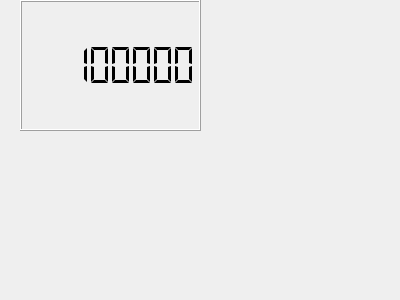
<?xml version="1.0" encoding="UTF-8"?>
<ui version="4.0">
 <class>Form</class>
 <widget class="QWidget" name="Form">
  <property name="geometry">
   <rect>
    <x>0</x>
    <y>0</y>
    <width>400</width>
    <height>300</height>
   </rect>
  </property>
  <property name="windowTitle">
   <string>Form</string>
  </property>
  <widget class="QLCDNumber" name="lcdNumber">
   <property name="geometry">
    <rect>
     <x>20</x>
     <y>0</y>
     <width>181</width>
     <height>131</height>
    </rect>
   </property>
   <property name="digitCount">
    <number>8</number>
   </property>
   <property name="segmentStyle">
    <enum>QLCDNumber::Flat</enum>
   </property>
   <property name="value" stdset="0">
    <double>20241010.000000000000000</double>
   </property>
  </widget>
 </widget>
 <resources/>
 <connections/>
</ui>
